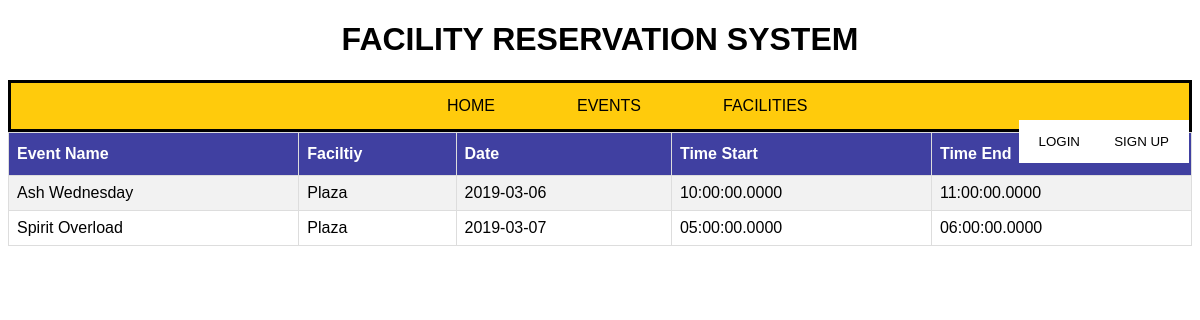
The page /php/event_page_home.php on the database its author committed.
### tables this page shows
CREATE TABLE `event` (
  `eventID` int(100) NOT NULL,
  `Event_name` varchar(50) NOT NULL,
  `Facility` varchar(50) NOT NULL,
  `Date` date NOT NULL,
  `Time_start` time(4) NOT NULL,
  `Time_end` time(4) NOT NULL,
  `Description` varchar(50) NOT NULL
);

### php/event_page_home.php (the view, shortened to what this page needs)
<?php include('DBConnector.php'); ?>
<!DOCTYPE html>
<html>
<head>
  <link rel="stylesheet" type="text/css" href="../stylesheet/style.css">
  <h1>FACILITY RESERVATION SYSTEM</h1>
</head>
<body>
  <ul class="menu">
    <li class="home_index"><a href="../index.html" class="home">HOME</a></li>
    <li class="events_index"><a href="event_page_home.php" class="events">EVENTS</a></li>
    <li class="faci_index"><a href="list_facilities_home.php" class="faci">FACILITIES</a></li>
  </ul>
    <table id="customers">
      <tr>
        <th>Event Name</th>
        <th>Faciltiy</th>
        <th>Date</th>
        <th>Time Start</th>
        <th>Time End</th>
      </tr>
  <?php
    $sql = "SELECT * FROM event";
    $result = $conn-> query($sql);
    if ($result-> num_rows > 0){
      while ($row = $result-> fetch_assoc()){
        echo "<tr>
            <td>" . $row["Event_name"] . "</td>
            <td>" . $row["Facility"] . "</td>
            <td>" . $row["Date"] . "</td>
            <td>"  . $row["Time_start"] . "</td>
            <td>" . $row["Time_end"] . "</td>
            </tr>";
      }
      echo "</table>";
    }else{
      echo "0 result";
    }
  ?>
  <button onclick="document.getElementById('id01').style.display='block'" style="width:auto;" class="loginB">LOGIN</button>
  <button onclick="document.getElementById('id02').style.display='block'" style="width:auto;" class="signupB">SIGN UP</button>
</body>
</html>

### stylesheet/style.css (style rules this page uses)
h1 { text-align: center; }
ul.menu { list-style-type: none; margin: 0px; padding: 0; overflow: hidden; background-color:#ffcb0c; border-style: solid; }
li.home_index { float: left; margin-right: -450px; margin-left: 420px; }
li.events_index { float: left; margin-right: -450px; margin-left: 500px; }
li.faci_index { float: left; margin-right: -450px; margin-left: 500px; }
li a.home { display: block; color: black; text-align: center; padding: 14px 16px; text-decoration: none; font-style: bold; }
li a.events { display: block; color: black; text-align: center; padding: 14px 16px; text-decoration: none; font-style: bold; }
li a.faci { display: block; color: black; text-align: center; padding: 14px 16px; text-decoration: none; font-style: bold; }
body { font-family: Arial, Helvetica, sans-serif; }
button.loginB { background-color: white; color: black; padding: 14px 20px; position: fixed; right: 0; top: 50%; width: 8em; margin-top: -21em; margin-right: 100px; border: none; cursor: pointer; width: 100%; }
button.signupB { background-color: white; color: black; padding: 14px 20px; position: fixed; right: 0; top: 50%; width: 8em; margin-top: -21em; margin-right: 11px; border: none; cursor: pointer; width: 100%; }
#customers { font-family: "Trebuchet MS", Arial, Helvetica, sans-serif; border-collapse: collapse; width: 100%; }
#customers td, #customers th { border: 1px solid #ddd; padding: 8px; }
#customers tr:nth-child(even) { background-color: #f2f2f2; }
#customers th { padding-top: 12px; padding-bottom: 12px; text-align: left; background-color: #4040a1; color: white; }

### rows shown on the page
event: Event_name "Ash Wednesday", Facility "Plaza", Date "2019-03-06", Time_start "10:00:00.0000", Time_end "11:00:00.0000"
event: Event_name "Spirit Overload", Facility "Plaza", Date "2019-03-07", Time_start "05:00:00.0000", Time_end "06:00:00.0000"
